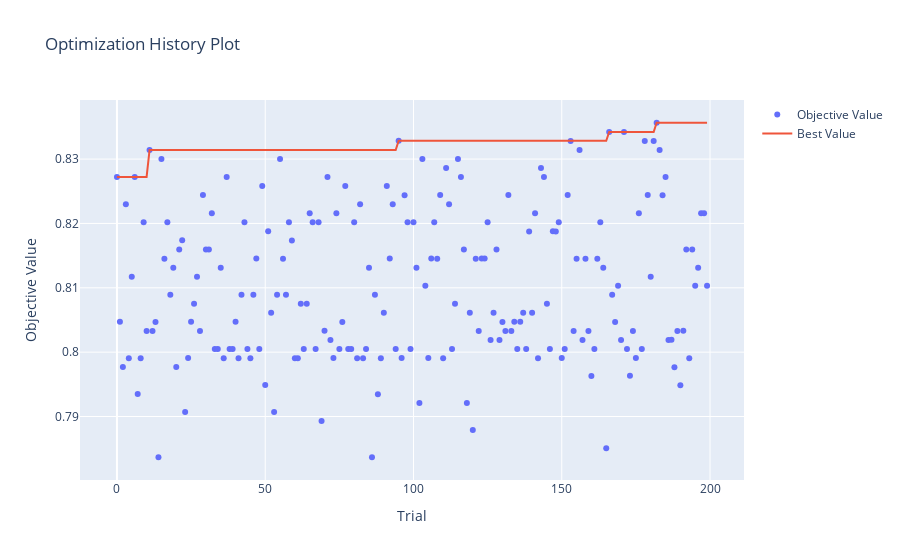

Notebook code for this chart:
### Code cell
# Visualize the optimization history of the Optuna study.
# This plot shows how the objective function value has evolved across different trials.

optuna.visualization.plot_optimization_history(study)

### Figure 1 — Plotly figure (JSON) as saved in the notebook; plotly's stock layout.template omitted (floating-point values rounded to 4 significant figures; data arrays with more than 128 entries replaced by an {"elided": "..."} marker saying what was removed)
{"data": [{"mode": "markers", "name": "Objective Value", "type": "scatter", "x": {"elided": "200 int values"}, "y": {"elided": "200 float values"}}, {"mode": "lines", "name": "Best Value", "type": "scatter", "x": {"elided": "200 int values"}, "y": {"elided": "200 float values"}}, {"marker": {"color": "#cccccc"}, "mode": "markers", "name": "Infeasible Trial", "showlegend": false, "type": "scatter", "x": [], "y": []}], "layout": {"title": {"text": "Optimization History Plot"}, "xaxis": {"title": {"text": "Trial"}}, "yaxis": {"title": {"text": "Objective Value"}}}}
